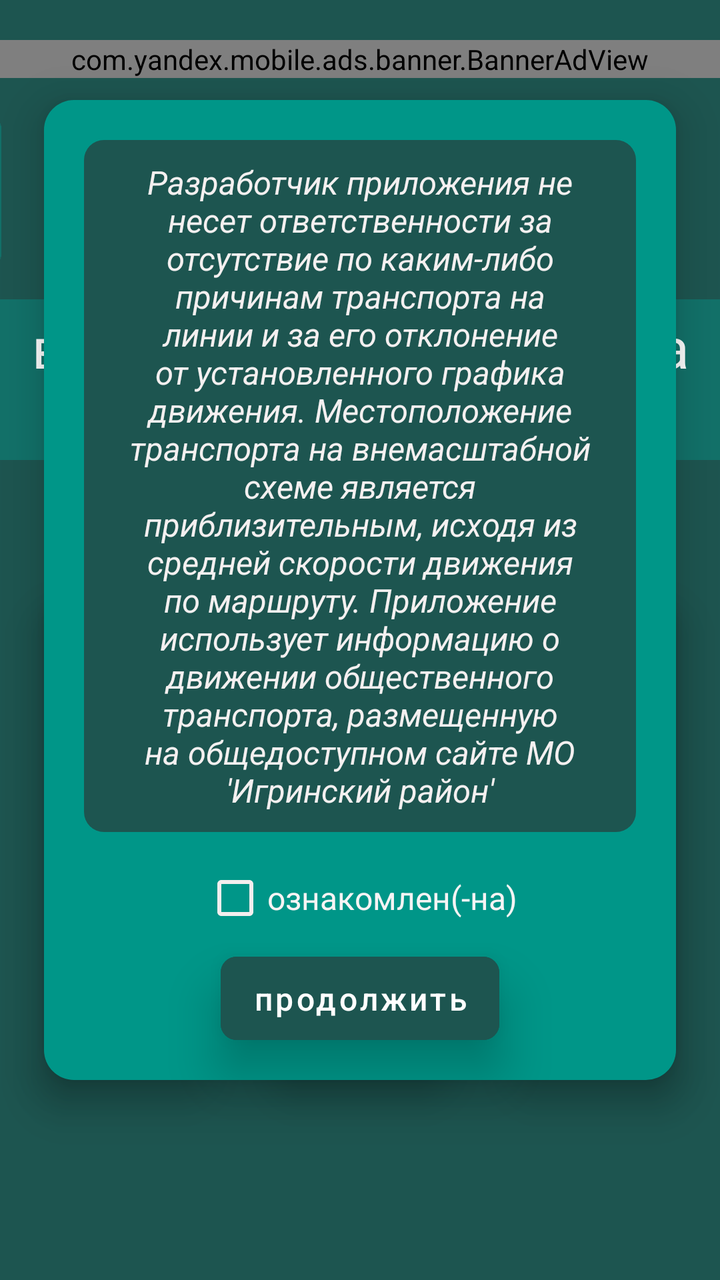
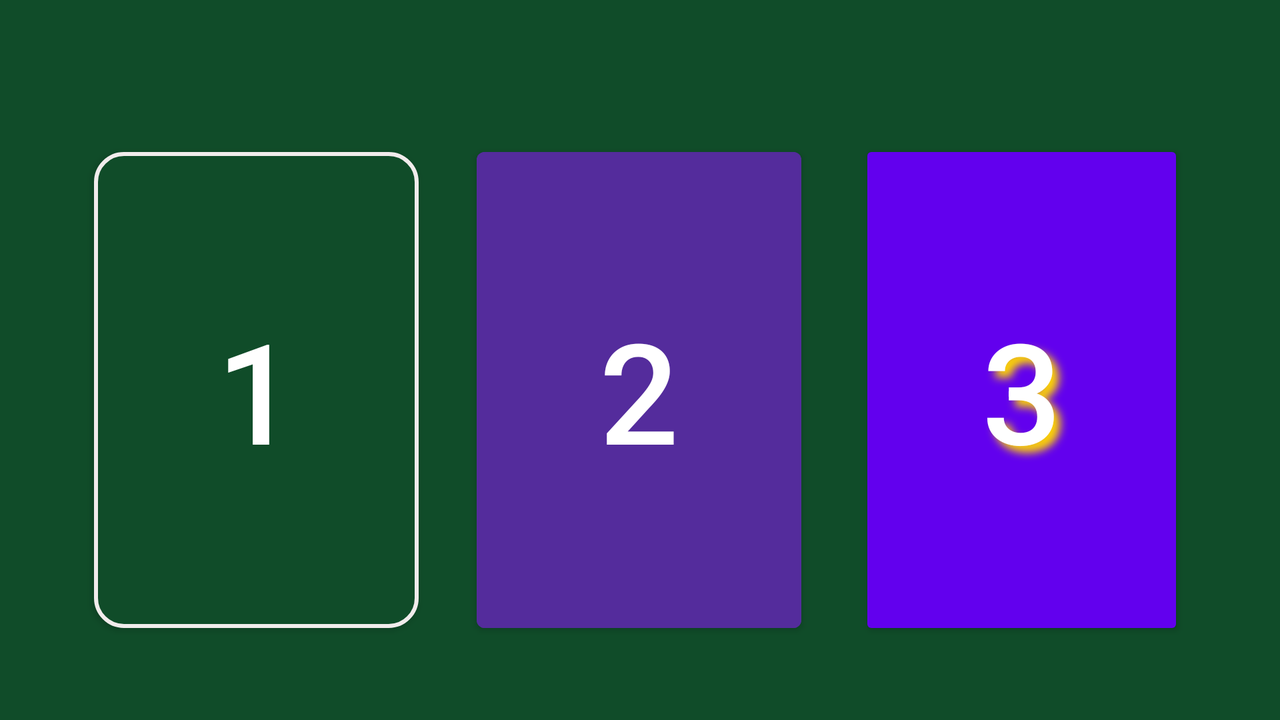

First picture: res/layout/ on a phone held upright. Second picture: the repository's own variant of that layout, on a device whose configuration matches the variant's folder. Source for both follows.
<!-- AndroidManifest.xml: application theme Theme.GetBus -->
<!-- res/layout/activity_main.xml -->
<?xml version="1.0" encoding="utf-8"?>
<androidx.constraintlayout.widget.ConstraintLayout xmlns:android="http://schemas.android.com/apk/res/android"
    xmlns:app="http://schemas.android.com/apk/res-auto"


    xmlns:tools="http://schemas.android.com/tools"
    android:layout_width="match_parent"
    android:layout_height="match_parent"
    android:animateLayoutChanges="true"

    android:animationCache="false"
    android:background="#00BFA5"
    android:backgroundTint="#1D5550"
    android:visibility="visible">


    <ImageView
        android:id="@+id/imageView11"
        android:layout_width="82dp"
        android:layout_height="88dp"
        android:layout_marginStart="-82dp"
        android:layout_marginBottom="10dp"
        android:visibility="visible"
        app:layout_constraintBottom_toTopOf="@+id/textView3"
        app:layout_constraintStart_toStartOf="parent"
        app:srcCompat="@drawable/icobuslightblue" />

    <Button
        android:id="@+id/button1"
        android:layout_width="85dp"
        android:layout_height="250dp"
        android:layout_marginStart="48dp"
        android:layout_marginEnd="29dp"
        android:layout_marginBottom="100dp"

        android:backgroundTint="#009688"
        android:elevation="6dp"
        android:stateListAnimator="@null"
        android:text="1"
        android:textColor="#FFFFFF"
        android:textSize="70dp"
        android:translationZ="6dp"
        app:cornerRadius="15dp"
        app:layout_constraintBottom_toBottomOf="parent"
        app:layout_constraintEnd_toStartOf="@+id/button2"
        app:layout_constraintStart_toStartOf="parent" />

    <Button
        android:id="@+id/button2"
        android:layout_width="wrap_content"
        android:layout_height="250dp"
        android:layout_marginEnd="29dp"
        android:layout_marginBottom="100dp"
        android:backgroundTint="#009688"
        android:elevation="6dp"
        android:stateListAnimator="@null"
        android:text="2"
        android:textColor="#FFFFFF"
        android:textSize="70dp"
        android:translationZ="6dp"
        app:cornerRadius="15dp"
        app:layout_constraintBottom_toBottomOf="parent"
        app:layout_constraintEnd_toStartOf="@+id/button3"
        app:layout_constraintStart_toEndOf="@+id/button1" />

    <Button
        android:id="@+id/button3"
        android:layout_width="85dp"
        android:layout_height="250dp"
        android:layout_marginEnd="48dp"
        android:layout_marginBottom="100dp"
        android:backgroundTint="#009688"
        android:elevation="6dp"
        android:stateListAnimator="@null"
        android:text="3"
        android:textColor="#FFFFFF"
        android:textSize="70dp"
        android:translationZ="6dp"
        app:cornerRadius="15dp"
        app:layout_constraintBottom_toBottomOf="parent"
        app:layout_constraintEnd_toEndOf="parent"
        app:layout_constraintStart_toEndOf="@+id/button2" />

    <TextView
        android:id="@+id/textView3"
        android:layout_width="0dp"
        android:layout_height="wrap_content"
        android:layout_marginBottom="60dp"
        android:background="#127169"
        android:paddingLeft="5dp"
        android:paddingTop="5dp"
        android:paddingRight="5dp"
        android:paddingBottom="5dp"
        android:text="выбери номер маршрута автобуса"
        android:textAlignment="center"
        android:textColor="#FFFFFF"
        android:textSize="28dp"
        app:layout_constraintBottom_toTopOf="@+id/button2"
        app:layout_constraintEnd_toEndOf="parent"
        app:layout_constraintHorizontal_bias="0.0"
        app:layout_constraintStart_toStartOf="parent" />

    <TextView
        android:id="@+id/StartrText"
        android:layout_width="0dp"
        android:layout_height="0dp"
        android:layout_marginTop="-100dp"
        android:background="@drawable/rounded_corner"
        android:elegantTextHeight="false"
        android:elevation="7dp"
        android:paddingLeft="30dp"
        android:paddingTop="30dp"
        android:paddingRight="30dp"
        android:text=""
        android:textAlignment="center"
        android:textColor="#F6F4F4"
        android:textSize="16dp"
        android:textStyle="italic"
        android:translationZ="6dp"
        app:layout_constraintBottom_toBottomOf="@+id/button2"
        app:layout_constraintEnd_toEndOf="@+id/button3"
        app:layout_constraintHorizontal_bias="0.0"
        app:layout_constraintStart_toStartOf="@+id/button1"
        app:layout_constraintTop_toTopOf="@+id/textView3"
        app:layout_constraintVertical_bias="0.0" />

    <TextView
        android:id="@+id/startText"
        android:layout_width="0dp"
        android:layout_height="0dp"
        android:layout_marginStart="20dp"
        android:layout_marginTop="20dp"
        android:layout_marginEnd="20dp"
        android:layout_marginBottom="110dp"
        android:background="@drawable/rounded_corner_light_blue"
        android:elevation="7dp"
        android:paddingLeft="10dp"
        android:paddingTop="10dp"
        android:paddingRight="10dp"
        android:paddingBottom="10dp"
        android:stateListAnimator="@null"
        android:text="Разработчик приложения не несет ответственности за отсутствие по каким-либо причинам
транспорта на линии и за его отклонение от установленного графика движения. Местоположение транспорта на внемасштабной схеме
является приблизительным, исходя из средней скорости движения по маршруту. Приложение использует информацию о движении общественного
транспорта, размещенную на общедоступном сайте МО 'Игринский район'"
        android:textAlignment="center"
        android:textColor="#F4F0F0"
        android:textStyle="italic"
        android:translationZ="6dp"
        app:autoSizeTextType="uniform"
        app:layout_constraintBottom_toBottomOf="@+id/StartButton"
        app:layout_constraintEnd_toEndOf="@+id/button3"
        app:layout_constraintStart_toStartOf="@+id/button1"
        app:layout_constraintTop_toTopOf="@+id/StartrText" />

    <CheckBox
        android:id="@+id/checkBox"
        android:layout_width="wrap_content"
        android:layout_height="48dp"
        android:layout_marginTop="135dp"
        android:buttonTint="#F4EEEE"
        android:elevation="8dp"
        android:text="ознакомлен(-на)"
        android:textColor="#F8F4F4"
        android:textSize="16sp"
        android:translationZ="6dp"
        app:layout_constraintEnd_toEndOf="@+id/button3"
        app:layout_constraintStart_toStartOf="@+id/button1"
        app:layout_constraintTop_toTopOf="@+id/button2" />

    <Button

        android:id="@+id/StartButton"
        android:layout_width="wrap_content"
        android:layout_height="wrap_content"
        android:layout_marginTop="-68dp"
        android:backgroundTint="#1D5550"
        android:elevation="8dp"
        android:paddingTop="10dp"
        android:paddingBottom="10dp"
        android:stateListAnimator="@null"
        android:text="продолжить"
        android:textAllCaps="false"
        android:textSize="16sp"
        android:translationZ="8dp"
        app:cornerRadius="8dp"
        app:layout_constraintEnd_toEndOf="@+id/button3"
        app:layout_constraintStart_toStartOf="@+id/button1"
        app:layout_constraintTop_toBottomOf="@+id/button2" />

    <com.yandex.mobile.ads.banner.BannerAdView
        android:id="@+id/banner"
        android:layout_width="0dp"
        android:layout_height="wrap_content"
        android:layout_marginTop="20dp"
        app:layout_constraintEnd_toEndOf="parent"
        app:layout_constraintStart_toStartOf="parent"
        app:layout_constraintTop_toTopOf="parent" />




</androidx.constraintlayout.widget.ConstraintLayout>
<!-- resources referenced by this layout -->
<resources>
  <!-- drawable icobuslightblue: png bitmap (drawable, 9752 bytes) -->
  <!-- drawable rounded_corner (drawable) -->
  <?xml version="1.0" encoding="utf-8"?>
  <shape xmlns:android="http://schemas.android.com/apk/res/android"
      android:shape="rectangle">
      <corners android:radius="15dp" />  // set radius of corner
  
      <solid android:color="#009688" /> // inner bgcolor
  </shape>
  <!-- drawable rounded_corner_light_blue (drawable) -->
  <?xml version="1.0" encoding="utf-8"?>
  <shape xmlns:android="http://schemas.android.com/apk/res/android"
      android:shape="rectangle">
      <corners android:radius="10dp" />  // set radius of corner
  
      <solid android:color="#1D5550" /> // inner bgcolor
  </shape>
  <style name="Theme.GetBus" parent="Theme.MaterialComponents.DayNight.DarkActionBar">
          
          <item name="colorPrimary">@color/purple_500</item>
          <item name="colorPrimaryVariant">@color/purple_700</item>
          <item name="colorOnPrimary">@color/white</item>
          
          <item name="colorSecondary">@color/teal_200</item>
          <item name="colorSecondaryVariant">@color/teal_700</item>
          <item name="colorOnSecondary">@color/black</item>
          
          <item name="android:statusBarColor" tools:targetApi="l">?attr/colorPrimaryVariant</item>
          
  
      </style>
  <color name="purple_500">#FF6200EE</color>
  <color name="purple_700">#FF3700B3</color>
  <color name="white">#FFFFFFFF</color>
  <color name="teal_200">#FF03DAC5</color>
  <color name="teal_700">#FF018786</color>
  <color name="black">#FF000000</color>
</resources>
<!-- res/layout-land/activity_main.xml (the repository's variant of the layout above) -->
<!-- drawn on the phone turned sideways -->
<?xml version="1.0" encoding="utf-8"?>
<androidx.constraintlayout.widget.ConstraintLayout xmlns:android="http://schemas.android.com/apk/res/android"
    xmlns:app="http://schemas.android.com/apk/res-auto"
    xmlns:tools="http://schemas.android.com/tools"


    android:layout_width="match_parent"
    android:layout_height="match_parent"
    android:background="#00BFA5"
    android:backgroundTint="#104C29">

    <TextView
        android:id="@+id/textView3"
        android:layout_width="0dp"
        android:layout_height="103dp"
        android:layout_marginStart="46dp"
        android:layout_marginEnd="46dp"
        android:layout_marginBottom="80dp"
        android:text="выбери маршрут автобуса"
        android:textAlignment="center"
        android:textColor="#E9E6ED"
        android:textSize="30sp"
        app:layout_constraintBottom_toTopOf="@+id/button2"
        app:layout_constraintEnd_toEndOf="parent"
        app:layout_constraintHorizontal_bias="0.0"
        app:layout_constraintStart_toStartOf="parent" />

    <Button
        android:id="@+id/button3"
        style="@android:style/Widget.Material.Light.Button"
        android:layout_width="0dp"
        android:layout_height="250dp"
        android:layout_marginEnd="48dp"
        android:layout_marginBottom="40dp"
        android:backgroundTint="#542C9C"
        android:phoneNumber="true"
        android:shadowColor="#FFD600"
        android:shadowDx="10"
        android:shadowDy="10"
        android:shadowRadius="10"
        android:text="3"
        android:textSize="70sp"
        app:cornerRadius="15dp"
        app:layout_constraintBottom_toBottomOf="parent"
        app:layout_constraintEnd_toEndOf="parent"
        app:layout_constraintStart_toEndOf="@+id/button2"
        app:rippleColor="#FFD600"
        app:strokeColor="#FFD600" />

    <Button
        android:id="@+id/button2"
        style="@style/Widget.MaterialComponents.Button"
        android:layout_width="0dp"
        android:layout_height="250dp"
        android:layout_marginEnd="29dp"
        android:layout_marginBottom="40dp"
        android:backgroundTint="#542C9C"
        android:text="2"
        android:textSize="70sp"
        app:layout_constraintBottom_toBottomOf="parent"
        app:layout_constraintEnd_toStartOf="@+id/button3"
        app:layout_constraintStart_toEndOf="@+id/button1" />

    <Button
        android:id="@+id/button1"
        style="@style/Widget.MaterialComponents.Button"
        android:layout_width="0dp"
        android:layout_height="250dp"
        android:layout_marginStart="47dp"
        android:layout_marginEnd="29dp"
        android:layout_marginBottom="40dp"
        android:backgroundTint="#104C29"
        android:text="1"
        android:textSize="70sp"
        app:cornerRadius="15sp"
        app:layout_constraintBottom_toBottomOf="parent"
        app:layout_constraintEnd_toStartOf="@+id/button2"
        app:layout_constraintStart_toStartOf="parent"
        app:strokeColor="#F1ECEC"
        app:strokeWidth="2sp" />

</androidx.constraintlayout.widget.ConstraintLayout>
<!-- resources referenced by the variant -->
<!-- as the phone turned sideways resolves them -->
<resources>
  <style name="Theme.GetBus" parent="Theme.MaterialComponents.DayNight.DarkActionBar">
          
          <item name="colorPrimary">@color/purple_500</item>
          <item name="colorPrimaryVariant">@color/purple_700</item>
          <item name="colorOnPrimary">@color/white</item>
          
          <item name="colorSecondary">@color/teal_200</item>
          <item name="colorSecondaryVariant">@color/teal_700</item>
          <item name="colorOnSecondary">@color/black</item>
          
          <item name="android:statusBarColor" tools:targetApi="l">?attr/colorPrimaryVariant</item>
          
  
      </style>
  <color name="purple_500">#FF6200EE</color>
  <color name="purple_700">#FF3700B3</color>
  <color name="white">#FFFFFFFF</color>
  <color name="teal_200">#FF03DAC5</color>
  <color name="teal_700">#FF018786</color>
  <color name="black">#FF000000</color>
</resources>
